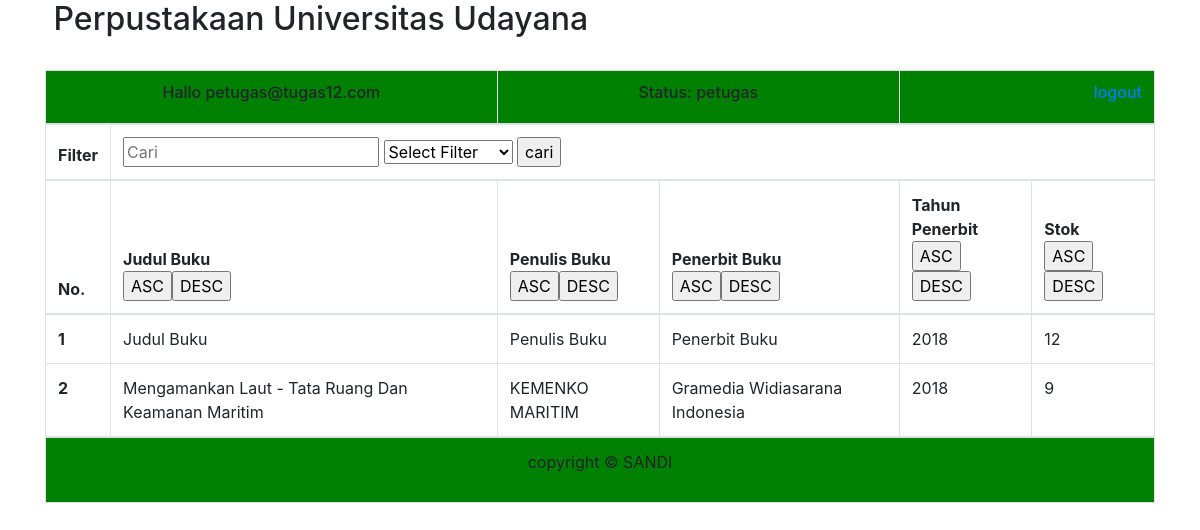
The page /index2.php (signed in) on the database its author committed.
### tables this page shows
CREATE TABLE `buku` (
  `id` int(11) NOT NULL,
  `judul_buku` varchar(100) NOT NULL,
  `penulis_buku` varchar(100) NOT NULL,
  `penerbit_buku` varchar(100) NOT NULL,
  `tahun_terbit` char(4) NOT NULL,
  `stok` int(11) NOT NULL
);

### perpus.php (called while the page is built, shortened)
<?php
    class Perpustakaan{
        private $mysqli;
        public function __construct($conn)
        {
            $this->mysqli = $conn;
        }
        public function tampil($id=null){
            $db = $this->mysqli->conn;
            $sql = "SELECT * FROM buku ";
            $query = $db->query($sql) or die($db->error);
            return $query;
        }
    }
?>

### index2.php (the view, shortened to what this page needs)
<?php
    require_once('koneksi2.php');
    $connection = new Database($host,$user,$pass,$database);
    $perpus = new Perpustakaan($connection);
?>
<!doctype html>
<html lang="en">
  <head>
    <link rel="stylesheet" href="https://stackpath.bootstrapcdn.com/bootstrap/4.4.1/css/bootstrap.min.css">
  </head>
  <body>
    <div class="container">
    <h2><img src="unud.png" style="width: 100px;" alt=""> Perpustakaan Universitas Udayana</h2>
    <br>
    <table class="table table-bordered" border="2">
  <thead>
  <form action="" method="POST">
    <tr bgcolor='green'>
        <td colspan="2">
            <h6 style="text-align: center;">Hallo <?php echo $_SESSION['User']?></h6>
        </td>
        <td colspan="2">
            <h6 style="text-align: center;">Status: <?php echo $_SESSION['level']?></h6>
        </td>
        <td colspan="2">
             <a href="logout.php"><h6 style="text-align: right">logout</h6></a>
        </td>
    </tr>
    <tr>
        <th>Filter</th>
        <td colspan="5">
            <input type="text " name="q" placeholder="Cari">
            <select name="column" >
                <option value="">Select Filter</option>
            </select>
            <input type="submit" name="submit" id="" value="cari">
        </td>
        </tr>
        <tr>
        <th scope="col">No.</th>
        <th scope="col">Judul Buku <br><input type="submit" value="ASC" name="judul_buku"><input type="submit" value="DESC" name="judul_buku"></th>
        <th scope="col">Penulis Buku <br><input type="submit" value="ASC" name="penulis_buku"><input type="submit" value="DESC" name="penulis_buku"></th>
        <th scope="col">Penerbit Buku<br><input type="submit" value="ASC" name="penerbit_buku"><input type="submit" value="DESC" name="penerbit_buku"></th>
        <th scope="col">Tahun Penerbit<br><input type="submit" value="ASC" name="tahun_terbit"><input type="submit" value="DESC" name="tahun_terbit"></th>
        <th scope="col">Stok<br><input type="submit" value="ASC" name="stok"><input type="submit" value="DESC" name="stok"></th>
        </tr>
        </form>
    </thead>
    <tbody>
    <?php
        $no = 1;
        $sort = "";
        if(empty($sort)){
            $tampil = $perpus->tampil();
        }
        while($data = $tampil->fetch_object()){
    ?>
        <tr>
        <th scope="row"><?php echo $no++ ?></th>
        <td><?php echo $data->judul_buku; ?></td>
        <td><?php echo $data->penulis_buku; ?></td>
        <td><?php echo $data->penerbit_buku; ?></td>
        <td><?php echo $data->tahun_terbit; ?></td>
        <td><?php echo $data->stok; ?></td>
        </tr>
    <?php } ?>
  </tbody>
  <tr bgcolor='green'>
    <td colspan="6"><p style="text-align: center">copyright &#169; SANDI</p></td>
  </tr>
  </table>
  </div>
  </body>
</html>

### rows shown on the page
buku: judul_buku "Judul Buku", penulis_buku "Penulis Buku", penerbit_buku "Penerbit Buku", tahun_terbit "2018", stok "12"
buku: judul_buku "Mengamankan Laut - Tata Ruang Dan Keamanan Maritim", penulis_buku "KEMENKO MARITIM", penerbit_buku "Gramedia Widiasarana Indonesia", tahun_terbit "2018", stok "9"

### other values the page prints
$_SESSION['User'] "petugas@tugas12.com"
$_SESSION['level'] "petugas"
